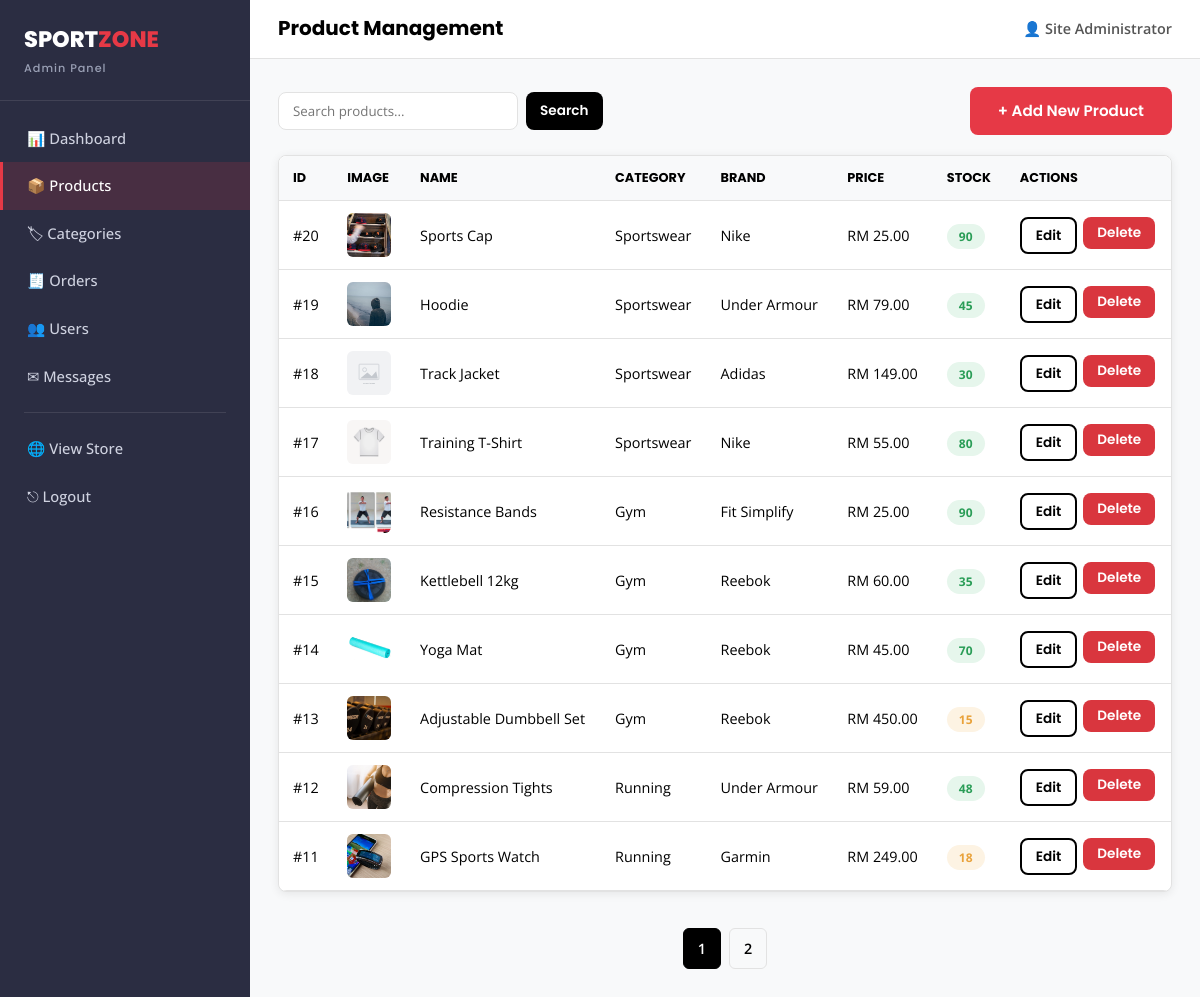
/admin/products.php (signed in), run on the app's committed database.
### tables this page shows
CREATE TABLE products (
    product_id   INT AUTO_INCREMENT PRIMARY KEY,
    category_id  INT NOT NULL,
    name         VARCHAR(150) NOT NULL,
    description  TEXT,
    brand        VARCHAR(50)  DEFAULT NULL,
    price        DECIMAL(10,2) NOT NULL,
    stock        INT NOT NULL DEFAULT 0,
    sizes        VARCHAR(100) DEFAULT NULL,
    image        VARCHAR(255) DEFAULT NULL,
    created_at   TIMESTAMP DEFAULT CURRENT_TIMESTAMP,
    FOREIGN KEY (category_id) REFERENCES categories(category_id) ON DELETE CASCADE
);

CREATE TABLE categories (
    category_id  INT AUTO_INCREMENT PRIMARY KEY,
    name         VARCHAR(50) NOT NULL,
    slug         VARCHAR(50) NOT NULL UNIQUE,
    icon         VARCHAR(10) DEFAULT NULL
);

### includes/functions.php (called while the page is built, shortened)
<?php
function sanitize($data) {
    return htmlspecialchars(trim($data), ENT_QUOTES, 'UTF-8');
}
function money($amount) {
    return CURRENCY . ' ' . number_format((float) $amount, 2);
}
function product_image_url($image) {
    if (!empty($image) && file_exists(UPLOAD_PATH . $image)) {
        return UPLOAD_URL . rawurlencode($image);
    }
    return BASE_URL . 'assets/images/placeholder.svg';
}

### admin/products.php (the view, shortened to what this page needs)
<?php
require_once __DIR__ . '/../includes/db_connect.php';
require_once __DIR__ . '/../includes/functions.php';
$search  = trim($_GET['search'] ?? '');
$page    = max(1, (int) ($_GET['page'] ?? 1));
$perPage = 10;
$offset  = ($page - 1) * $perPage;
$where = '';
$params = [];
$types = '';
$countSql = "SELECT COUNT(*) AS c FROM products p $where";
$cstmt = $conn->prepare($countSql);
$cstmt->execute();
$total = (int) $cstmt->get_result()->fetch_assoc()['c'];
$totalPages = max(1, ceil($total / $perPage));
$sql = "SELECT p.*, c.name AS category_name FROM products p
        JOIN categories c ON p.category_id = c.category_id
        $where ORDER BY p.product_id DESC LIMIT ? OFFSET ?";
$stmt = $conn->prepare($sql);
$pp = $params; $pt = $types . 'ii'; $pp[] = $perPage; $pp[] = $offset;
$stmt->bind_param($pt, ...$pp);
$stmt->execute();
$products = $stmt->get_result();
include __DIR__ . '/includes/admin_header.php';
?>
<div class="flex-between mb-2" style="flex-wrap:wrap; gap:12px;">
    <form method="GET" action="products.php" class="admin-search">
        <input type="text" name="search" placeholder="Search products..." value="<?= sanitize($search) ?>">
        <button type="submit" class="btn btn-dark btn-sm">Search</button>
    </form>
    <a href="<?= BASE_URL ?>admin/product-form.php" class="btn btn-primary">+ Add New Product</a>
</div>
<div class="panel" style="padding:0;">
    <div class="table-wrap" style="border:none;">
        <table class="data-table">
            <thead>
                <tr><th>ID</th><th>Image</th><th>Name</th><th>Category</th><th>Brand</th><th>Price</th><th>Stock</th><th>Actions</th></tr>
            </thead>
            <tbody>
            <?php while ($p = $products->fetch_assoc()): ?>
                <tr>
                    <td>#<?= $p['product_id'] ?></td>
                    <td><img src="<?= product_image_url($p['image']) ?>" alt="" style="width:44px; height:44px; object-fit:cover; border-radius:6px;"></td>
                    <td><?= sanitize($p['name']) ?></td>
                    <td><?= sanitize($p['category_name']) ?></td>
                    <td><?= sanitize($p['brand']) ?></td>
                    <td><?= money($p['price']) ?></td>
                    <td><span class="status-badge <?= $p['stock'] <= 10 ? 'status-cancelled' : ($p['stock'] <= 20 ? 'status-pending' : 'status-delivered') ?>"><?= $p['stock'] ?></span></td>
                    <td>
                        <div style="display:flex; gap:6px;">
                            <a href="<?= BASE_URL ?>admin/product-form.php?id=<?= $p['product_id'] ?>" class="btn btn-outline btn-sm">Edit</a>
                            <form method="POST" action="product-delete.php" onsubmit="return confirm('Delete this product? This cannot be undone.')">
                                <button type="submit" class="btn btn-sm" style="background:var(--color-danger); color:#fff;">Delete</button>
                            </form>
                        </div>
                    </td>
                </tr>
            <?php endwhile; ?>
            </tbody>
        </table>
    </div>
</div>
<?php if ($totalPages > 1): ?>
    <div class="pagination">
        <?php for ($i = 1; $i <= $totalPages; $i++): ?>
            <a href="?page=<?= $i ?><?= $search !== '' ? '&search=' . urlencode($search) : '' ?>" class="<?= $i === $page ? 'active' : '' ?>"><?= $i ?></a>
        <?php endfor; ?>
    </div>
<?php endif; ?>
<?php include __DIR__ . '/includes/admin_footer.php'; ?>

### assets/css/style.css (style rules this page uses)
:root { --color-primary: #000000; --color-white: #ffffff; --color-accent: #E63946; --color-accent-dark: #c92a37; --color-secondary: #2B2D42; --color-bg-light: #F8F9FA; --color-border: #e2e2e2; --color-success: #2a9d57; --color-warning: #e9a23b; --color-danger: #d9363e; --font-heading: 'Poppins', sans-serif; --font-body: 'Open Sans', sans-serif; --radius: 8px; --shadow: 0 2px 10px rgba(0,0,0,0.08); --shadow-hover: 0 8px 20px rgba(0,0,0,0.15); --transition: all 0.2s ease-in-out; }
* { margin: 0; padding: 0; box-sizing: border-box; }
html { scroll-behavior: smooth; }
body { font-family: var(--font-body); color: var(--color-primary); background: var(--color-white); line-height: 1.6; }
a { text-decoration: none; color: inherit; }
img { max-width: 100%; display: block; }
button { font-family: var(--font-body); cursor: pointer; border: none; }
.btn { display: inline-block; padding: 12px 28px; border-radius: var(--radius); font-family: var(--font-heading); font-weight: 600; font-size: 0.95rem; transition: var(--transition); text-align: center; }
.btn-primary { background: var(--color-accent); color: var(--color-white); }
.btn-dark { background: var(--color-primary); color: var(--color-white); }
.btn-outline { background: transparent; border: 2px solid var(--color-primary); color: var(--color-primary); }
.btn-sm { padding: 6px 14px; font-size: 0.85rem; }
.data-table { width: 100%; border-collapse: collapse; background: var(--color-white); }
.data-table th, .data-table td { padding: 12px 14px; text-align: left; border-bottom: 1px solid var(--color-border); font-size: 0.9rem; }
.data-table th { background: var(--color-bg-light); font-family: var(--font-heading); font-size: 0.8rem; text-transform: uppercase; }
.status-badge { padding: 4px 12px; border-radius: 20px; font-size: 0.75rem; font-weight: 700; text-transform: uppercase; }
.status-pending { background: #fdf3e3; color: var(--color-warning); }
.status-delivered { background: #e6f6ec; color: var(--color-success); }
.flex-between { display: flex; align-items: center; justify-content: space-between; }
.mb-2 { margin-bottom: 20px; }
.panel { background: var(--color-white); border: 1px solid var(--color-border); border-radius: var(--radius); padding: 24px; margin-bottom: 24px; box-shadow: var(--shadow); }
.table-wrap { overflow-x: auto; border-radius: var(--radius); border: 1px solid var(--color-border); }
.pagination { display: flex; justify-content: center; gap: 8px; margin-top: 36px; flex-wrap: wrap; }
.pagination a { padding: 8px 14px; border: 1px solid var(--color-border); border-radius: 6px; font-size: 0.9rem; font-weight: 600; }
.pagination a.active { background: var(--color-primary); color: var(--color-white); border-color: var(--color-primary); }

### assets/css/admin.css (style rules this page uses)
.admin-body { background: var(--color-bg-light); }
.admin-search { display: flex; gap: 8px; }
.admin-search input { padding: 9px 14px; border: 1px solid var(--color-border); border-radius: var(--radius); min-width: 240px; font-family: var(--font-body); }

### data on the page
products: product_id "20", image (picture), name "Sports Cap", category.name "Sportswear", brand "Nike", price "RM 25.00", stock "90"
products: product_id "19", image (picture), name "Hoodie", category.name "Sportswear", brand "Under Armour", price "RM 79.00", stock "45"
products: product_id "18", shows a picture, name "Track Jacket", category.name "Sportswear", brand "Adidas", price "RM 149.00", stock "30"
products: product_id "17", image (picture), name "Training T-Shirt", category.name "Sportswear", brand "Nike", price "RM 55.00", stock "80"
products: product_id "16", image (picture), name "Resistance Bands", category.name "Gym", brand "Fit Simplify", price "RM 25.00", stock "90"
products: product_id "15", image (picture), name "Kettlebell 12kg", category.name "Gym", brand "Reebok", price "RM 60.00", stock "35"
products: product_id "14", image (picture), name "Yoga Mat", category.name "Gym", brand "Reebok", price "RM 45.00", stock "70"
products: product_id "13", image (picture), name "Adjustable Dumbbell Set", category.name "Gym", brand "Reebok", price "RM 450.00", stock "15"
products: product_id "12", image (picture), name "Compression Tights", category.name "Running", brand "Under Armour", price "RM 59.00", stock "48"
products: product_id "11", image (picture), name "GPS Sports Watch", category.name "Running", brand "Garmin", price "RM 249.00", stock "18"

### other printed values
$page_title "Product Management"
$admin_name "Site Administrator"
